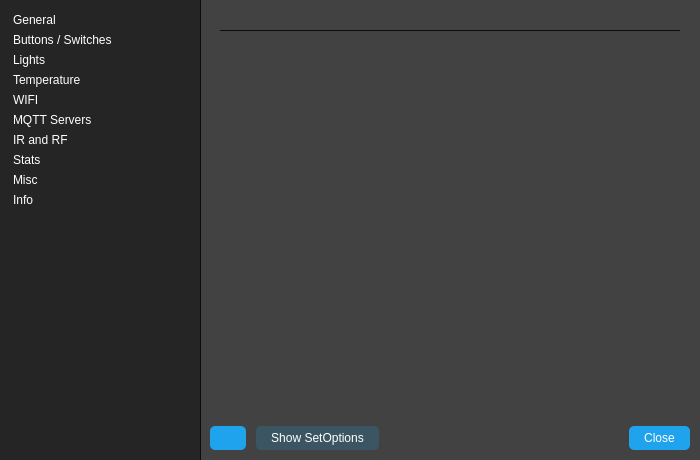
<?xml version="1.0" encoding="UTF-8"?>
<ui version="4.0">
 <class>DeviceOptionsWidget</class>
 <widget class="QDialog" name="DeviceOptionsWidget">
  <property name="geometry">
   <rect>
    <x>0</x>
    <y>0</y>
    <width>700</width>
    <height>460</height>
   </rect>
  </property>
  <property name="minimumSize">
   <size>
    <width>700</width>
    <height>400</height>
   </size>
  </property>
  <property name="windowTitle">
   <string>Dialog</string>
  </property>
  <property name="styleSheet">
   <string notr="true">* {
	color: white;
}

#PreferencesDialog {
	background-color: rgb(37, 37, 37);
	font-weight: 600;
}

QPushButton {
	border-radius: 5px;
	border: none;
	padding: 5px 15px;
	background-color: #1fa3ec;
}

QPushButton:pressed {
	background-color: #0e70a4;
}

QPushButton:!enabled {
	background-color: rgb(145, 145, 145);
}

QToolButton {
	border-radius: 5px;
	border: none;
	padding: 3px 15px;
	background-color: #1fa3ec;
}

QToolButton:pressed {
	background-color: #0e70a4;
}


QListWidget {
	padding: 10px;
	background-color: rgb(37, 37, 37);
	border: none;
}

QListView::item {
   	padding: 3px;
	padding-left: 0px;
	border-radius: 5px;
}

QListView::item:selected {
	background-color: #1fa3ec;
}

#mqttServersList {
	background-color: rgb(37, 37, 37);
	padding: 3px;
	border-radius: 5px;
	border: 1px Solid #0C0C0C;
}

QLineEdit,  QComboBox, QSpinBox {
	background-color: #4f4f4f;
	padding: 3px;
	border-radius: 5px;
	border: 1px Solid #0C0C0C;
}

QComboBox::drop-down {border-width: 0px;} QComboBox::down-arrow {image: url(noimg); border-width: 0px;}

#container {
	background-color: rgb(66, 66, 66);
	border: none;
	border-left: 1px Solid #0C0C0C;
}

QScrollArea {
	background-color: rgb(66, 66, 66);
	border: none;
}

#generalContents {
    background-color: rgb(66, 66, 66);
} 

#generalSetOptions {
    border-top: 1px Solid #0C0C0C;
} 

#buttonsContents {
    background-color: rgb(66, 66, 66);
}

#buttonsSetOptions {
    border-top: 1px Solid #0C0C0C;
} 


#lightsContents {
    background-color: rgb(66, 66, 66);
}

#lightsSetOptions {
    border-top: 1px Solid #0C0C0C;
} 


#temperatureContents {
    background-color: rgb(66, 66, 66);
}

#temperatureSetOptions {
    border-top: 1px Solid #0C0C0C;
} 


#wifiContents {
    background-color: rgb(66, 66, 66);
}

#wifiSetOptions {
    border-top: 1px Solid #0C0C0C;
} 

#mqttContents {
    background-color: rgb(66, 66, 66);
}

#mqttSetOptions {
    border-top: 1px Solid #0C0C0C;
} 

#miscContents {
    background-color: rgb(66, 66, 66);
}

#miscSetOptions {
    border-top: 1px Solid #0C0C0C;
} 

#irRfContents {
    background-color: rgb(66, 66, 66);
}

#irRfSetOptions {
    border-top: 1px Solid #0C0C0C;
} 

#infoContents {
    background-color: rgb(66, 66, 66);
}

#showSetOptionsButton {
	background-color: rgba(31, 163, 236, 50);
}

#showSetOptionsButton:checked {
	background-color: #1FA3EC;
}

#saveChangesButton {
	background-color: #47c266;
}
</string>
  </property>
  <layout class="QHBoxLayout" name="horizontalLayout">
   <property name="spacing">
    <number>0</number>
   </property>
   <property name="leftMargin">
    <number>0</number>
   </property>
   <property name="topMargin">
    <number>0</number>
   </property>
   <property name="rightMargin">
    <number>0</number>
   </property>
   <property name="bottomMargin">
    <number>0</number>
   </property>
   <item>
    <widget class="QListWidget" name="listWidget">
     <property name="maximumSize">
      <size>
       <width>200</width>
       <height>16777215</height>
      </size>
     </property>
     <property name="styleSheet">
      <string notr="true"/>
     </property>
     <property name="iconSize">
      <size>
       <width>24</width>
       <height>24</height>
      </size>
     </property>
     <property name="currentRow">
      <number>-1</number>
     </property>
     <item>
      <property name="text">
       <string>General</string>
      </property>
      <property name="icon">
       <iconset resource="../../../resources/resources.qrc">
        <normaloff>:/24/assets/24_gear_square.svg</normaloff>:/24/assets/24_gear_square.svg</iconset>
      </property>
     </item>
     <item>
      <property name="text">
       <string>Buttons / Switches</string>
      </property>
      <property name="icon">
       <iconset resource="../../../resources/resources.qrc">
        <normaloff>:/24/assets/24_button_square.svg</normaloff>:/24/assets/24_button_square.svg</iconset>
      </property>
     </item>
     <item>
      <property name="text">
       <string>Lights</string>
      </property>
      <property name="icon">
       <iconset resource="../../../resources/resources.qrc">
        <normaloff>:/24/assets/24_lighting_square.svg</normaloff>:/24/assets/24_lighting_square.svg</iconset>
      </property>
     </item>
     <item>
      <property name="text">
       <string>Temperature</string>
      </property>
      <property name="icon">
       <iconset resource="../../../resources/resources.qrc">
        <normaloff>:/24/assets/24_temperature_square.svg</normaloff>:/24/assets/24_temperature_square.svg</iconset>
      </property>
     </item>
     <item>
      <property name="text">
       <string>WIFI</string>
      </property>
      <property name="icon">
       <iconset resource="../../../resources/resources.qrc">
        <normaloff>:/24/assets/24_wifi_square.svg</normaloff>:/24/assets/24_wifi_square.svg</iconset>
      </property>
     </item>
     <item>
      <property name="text">
       <string>MQTT Servers</string>
      </property>
      <property name="icon">
       <iconset resource="../../../resources/resources.qrc">
        <normaloff>:/24/assets/24_servers_square.svg</normaloff>:/24/assets/24_servers_square.svg</iconset>
      </property>
     </item>
     <item>
      <property name="text">
       <string>IR and RF</string>
      </property>
      <property name="icon">
       <iconset resource="../../../resources/resources.qrc">
        <normaloff>:/24/assets/24_radio_square.svg</normaloff>:/24/assets/24_radio_square.svg</iconset>
      </property>
     </item>
     <item>
      <property name="text">
       <string>Stats</string>
      </property>
      <property name="icon">
       <iconset resource="../../../resources/resources.qrc">
        <normaloff>:/24/assets/24_stats_square.svg</normaloff>:/24/assets/24_stats_square.svg</iconset>
      </property>
     </item>
     <item>
      <property name="text">
       <string>Misc</string>
      </property>
      <property name="icon">
       <iconset resource="../../../resources/resources.qrc">
        <normaloff>:/24/assets/24_misc_square.svg</normaloff>:/24/assets/24_misc_square.svg</iconset>
      </property>
     </item>
     <item>
      <property name="text">
       <string>Info</string>
      </property>
      <property name="icon">
       <iconset resource="../../../resources/resources.qrc">
        <normaloff>:/24/assets/24_about_square.svg</normaloff>:/24/assets/24_about_square.svg</iconset>
      </property>
     </item>
    </widget>
   </item>
   <item>
    <widget class="QWidget" name="container" native="true">
     <layout class="QVBoxLayout" name="verticalLayout">
      <property name="spacing">
       <number>10</number>
      </property>
      <property name="leftMargin">
       <number>10</number>
      </property>
      <property name="topMargin">
       <number>10</number>
      </property>
      <property name="rightMargin">
       <number>10</number>
      </property>
      <property name="bottomMargin">
       <number>10</number>
      </property>
      <item>
       <widget class="QStackedWidget" name="stackedWidget">
        <property name="currentIndex">
         <number>5</number>
        </property>
        <widget class="QWidget" name="generalPage">
         <layout class="QVBoxLayout" name="verticalLayout_3">
          <property name="spacing">
           <number>5</number>
          </property>
          <property name="leftMargin">
           <number>0</number>
          </property>
          <property name="topMargin">
           <number>0</number>
          </property>
          <property name="rightMargin">
           <number>0</number>
          </property>
          <property name="bottomMargin">
           <number>0</number>
          </property>
          <item>
           <widget class="QScrollArea" name="general">
            <property name="frameShape">
             <enum>QFrame::NoFrame</enum>
            </property>
            <property name="frameShadow">
             <enum>QFrame::Plain</enum>
            </property>
            <property name="lineWidth">
             <number>0</number>
            </property>
            <property name="widgetResizable">
             <bool>true</bool>
            </property>
            <widget class="QWidget" name="generalContents">
             <property name="geometry">
              <rect>
               <x>0</x>
               <y>0</y>
               <width>100</width>
               <height>30</height>
              </rect>
             </property>
             <property name="autoFillBackground">
              <bool>false</bool>
             </property>
             <layout class="QVBoxLayout" name="verticalLayout_11">
              <property name="spacing">
               <number>10</number>
              </property>
              <property name="leftMargin">
               <number>10</number>
              </property>
              <property name="topMargin">
               <number>10</number>
              </property>
              <property name="rightMargin">
               <number>10</number>
              </property>
              <property name="bottomMargin">
               <number>10</number>
              </property>
              <item>
               <widget class="QWidget" name="generalSetOptions" native="true">
                <layout class="QVBoxLayout" name="verticalLayout_22">
                 <property name="spacing">
                  <number>5</number>
                 </property>
                 <property name="leftMargin">
                  <number>0</number>
                 </property>
                 <property name="topMargin">
                  <number>10</number>
                 </property>
                 <property name="rightMargin">
                  <number>0</number>
                 </property>
                 <property name="bottomMargin">
                  <number>0</number>
                 </property>
                </layout>
               </widget>
              </item>
             </layout>
            </widget>
           </widget>
          </item>
         </layout>
        </widget>
        <widget class="QWidget" name="buttonsPage">
         <layout class="QVBoxLayout" name="verticalLayout_4">
          <property name="spacing">
           <number>5</number>
          </property>
          <property name="leftMargin">
           <number>0</number>
          </property>
          <property name="topMargin">
           <number>0</number>
          </property>
          <property name="rightMargin">
           <number>0</number>
          </property>
          <property name="bottomMargin">
           <number>0</number>
          </property>
          <item>
           <widget class="QScrollArea" name="buttons">
            <property name="frameShape">
             <enum>QFrame::NoFrame</enum>
            </property>
            <property name="frameShadow">
             <enum>QFrame::Plain</enum>
            </property>
            <property name="widgetResizable">
             <bool>true</bool>
            </property>
            <widget class="QWidget" name="buttonsContents">
             <property name="geometry">
              <rect>
               <x>0</x>
               <y>0</y>
               <width>100</width>
               <height>60</height>
              </rect>
             </property>
             <layout class="QVBoxLayout" name="verticalLayout_13">
              <property name="spacing">
               <number>10</number>
              </property>
              <property name="leftMargin">
               <number>10</number>
              </property>
              <property name="topMargin">
               <number>10</number>
              </property>
              <property name="rightMargin">
               <number>10</number>
              </property>
              <property name="bottomMargin">
               <number>10</number>
              </property>
              <item>
               <widget class="DevicePowerWidget" name="buttonsWidget" native="true"/>
              </item>
              <item>
               <widget class="QWidget" name="buttonsSetOptions" native="true">
                <layout class="QVBoxLayout" name="verticalLayout_21">
                 <property name="spacing">
                  <number>5</number>
                 </property>
                 <property name="leftMargin">
                  <number>0</number>
                 </property>
                 <property name="topMargin">
                  <number>10</number>
                 </property>
                 <property name="rightMargin">
                  <number>0</number>
                 </property>
                 <property name="bottomMargin">
                  <number>0</number>
                 </property>
                </layout>
               </widget>
              </item>
              <item>
               <spacer name="verticalSpacer_2">
                <property name="orientation">
                 <enum>Qt::Vertical</enum>
                </property>
                <property name="sizeHint" stdset="0">
                 <size>
                  <width>20</width>
                  <height>40</height>
                 </size>
                </property>
               </spacer>
              </item>
             </layout>
            </widget>
           </widget>
          </item>
         </layout>
        </widget>
        <widget class="QWidget" name="lightsPage">
         <layout class="QVBoxLayout" name="verticalLayout_5">
          <property name="spacing">
           <number>5</number>
          </property>
          <property name="leftMargin">
           <number>0</number>
          </property>
          <property name="topMargin">
           <number>0</number>
          </property>
          <property name="rightMargin">
           <number>0</number>
          </property>
          <property name="bottomMargin">
           <number>0</number>
          </property>
          <item>
           <widget class="QScrollArea" name="lights">
            <property name="frameShape">
             <enum>QFrame::NoFrame</enum>
            </property>
            <property name="frameShadow">
             <enum>QFrame::Plain</enum>
            </property>
            <property name="lineWidth">
             <number>0</number>
            </property>
            <property name="widgetResizable">
             <bool>true</bool>
            </property>
            <widget class="QWidget" name="lightsContents">
             <property name="geometry">
              <rect>
               <x>0</x>
               <y>0</y>
               <width>100</width>
               <height>60</height>
              </rect>
             </property>
             <layout class="QVBoxLayout" name="verticalLayout_18">
              <property name="spacing">
               <number>10</number>
              </property>
              <property name="leftMargin">
               <number>10</number>
              </property>
              <property name="topMargin">
               <number>10</number>
              </property>
              <property name="rightMargin">
               <number>10</number>
              </property>
              <property name="bottomMargin">
               <number>10</number>
              </property>
              <item>
               <widget class="DeviceColorWidget" name="lightsWidget" native="true"/>
              </item>
              <item>
               <widget class="QWidget" name="lightsSetOptions" native="true">
                <layout class="QVBoxLayout" name="verticalLayout_20">
                 <property name="spacing">
                  <number>5</number>
                 </property>
                 <property name="leftMargin">
                  <number>0</number>
                 </property>
                 <property name="topMargin">
                  <number>10</number>
                 </property>
                 <property name="rightMargin">
                  <number>0</number>
                 </property>
                 <property name="bottomMargin">
                  <number>0</number>
                 </property>
                </layout>
               </widget>
              </item>
              <item>
               <spacer name="verticalSpacer">
                <property name="orientation">
                 <enum>Qt::Vertical</enum>
                </property>
                <property name="sizeHint" stdset="0">
                 <size>
                  <width>20</width>
                  <height>40</height>
                 </size>
                </property>
               </spacer>
              </item>
             </layout>
            </widget>
           </widget>
          </item>
         </layout>
        </widget>
        <widget class="QWidget" name="temperaturePage">
         <layout class="QVBoxLayout" name="verticalLayout_6">
          <property name="spacing">
           <number>0</number>
          </property>
          <property name="leftMargin">
           <number>0</number>
          </property>
          <property name="topMargin">
           <number>0</number>
          </property>
          <property name="rightMargin">
           <number>0</number>
          </property>
          <property name="bottomMargin">
           <number>0</number>
          </property>
          <item>
           <widget class="QScrollArea" name="temperature">
            <property name="frameShape">
             <enum>QFrame::NoFrame</enum>
            </property>
            <property name="frameShadow">
             <enum>QFrame::Plain</enum>
            </property>
            <property name="lineWidth">
             <number>0</number>
            </property>
            <property name="widgetResizable">
             <bool>true</bool>
            </property>
            <widget class="QWidget" name="temperatureContents">
             <property name="geometry">
              <rect>
               <x>0</x>
               <y>0</y>
               <width>100</width>
               <height>30</height>
              </rect>
             </property>
             <layout class="QVBoxLayout" name="verticalLayout_17">
              <property name="spacing">
               <number>10</number>
              </property>
              <property name="leftMargin">
               <number>10</number>
              </property>
              <property name="topMargin">
               <number>10</number>
              </property>
              <property name="rightMargin">
               <number>10</number>
              </property>
              <property name="bottomMargin">
               <number>10</number>
              </property>
              <item>
               <widget class="QWidget" name="temperatureSetOptions" native="true">
                <layout class="QVBoxLayout" name="verticalLayout_19">
                 <property name="spacing">
                  <number>5</number>
                 </property>
                 <property name="leftMargin">
                  <number>0</number>
                 </property>
                 <property name="topMargin">
                  <number>10</number>
                 </property>
                 <property name="rightMargin">
                  <number>0</number>
                 </property>
                 <property name="bottomMargin">
                  <number>0</number>
                 </property>
                </layout>
               </widget>
              </item>
             </layout>
            </widget>
           </widget>
          </item>
         </layout>
        </widget>
        <widget class="QWidget" name="wifiPage">
         <layout class="QVBoxLayout" name="verticalLayout_7">
          <property name="spacing">
           <number>5</number>
          </property>
          <property name="leftMargin">
           <number>0</number>
          </property>
          <property name="topMargin">
           <number>0</number>
          </property>
          <property name="rightMargin">
           <number>0</number>
          </property>
          <property name="bottomMargin">
           <number>0</number>
          </property>
          <item>
           <widget class="QScrollArea" name="wifi">
            <property name="frameShape">
             <enum>QFrame::NoFrame</enum>
            </property>
            <property name="frameShadow">
             <enum>QFrame::Plain</enum>
            </property>
            <property name="lineWidth">
             <number>0</number>
            </property>
            <property name="widgetResizable">
             <bool>true</bool>
            </property>
            <widget class="QWidget" name="wifiContents">
             <property name="geometry">
              <rect>
               <x>0</x>
               <y>0</y>
               <width>100</width>
               <height>65</height>
              </rect>
             </property>
             <layout class="QVBoxLayout" name="verticalLayout_16">
              <property name="spacing">
               <number>10</number>
              </property>
              <property name="leftMargin">
               <number>10</number>
              </property>
              <property name="topMargin">
               <number>10</number>
              </property>
              <property name="rightMargin">
               <number>10</number>
              </property>
              <property name="bottomMargin">
               <number>10</number>
              </property>
              <item>
               <widget class="WifiNetworksWidget" name="wifiNetworksWidget" native="true">
                <property name="sizePolicy">
                 <sizepolicy hsizetype="Preferred" vsizetype="Minimum">
                  <horstretch>0</horstretch>
                  <verstretch>0</verstretch>
                 </sizepolicy>
                </property>
               </widget>
              </item>
              <item>
               <widget class="QWidget" name="wifiSetOptions" native="true">
                <layout class="QVBoxLayout" name="verticalLayout_12">
                 <property name="spacing">
                  <number>10</number>
                 </property>
                 <property name="leftMargin">
                  <number>0</number>
                 </property>
                 <property name="topMargin">
                  <number>10</number>
                 </property>
                 <property name="rightMargin">
                  <number>0</number>
                 </property>
                 <property name="bottomMargin">
                  <number>5</number>
                 </property>
                </layout>
               </widget>
              </item>
              <item>
               <spacer name="verticalSpacer_5">
                <property name="orientation">
                 <enum>Qt::Vertical</enum>
                </property>
                <property name="sizeHint" stdset="0">
                 <size>
                  <width>20</width>
                  <height>40</height>
                 </size>
                </property>
               </spacer>
              </item>
             </layout>
            </widget>
           </widget>
          </item>
         </layout>
        </widget>
        <widget class="QWidget" name="mqttPage">
         <layout class="QVBoxLayout" name="verticalLayout_8">
          <property name="spacing">
           <number>5</number>
          </property>
          <property name="leftMargin">
           <number>0</number>
          </property>
          <property name="topMargin">
           <number>0</number>
          </property>
          <property name="rightMargin">
           <number>0</number>
          </property>
          <property name="bottomMargin">
           <number>0</number>
          </property>
          <item>
           <widget class="QScrollArea" name="mqtt">
            <property name="frameShape">
             <enum>QFrame::Box</enum>
            </property>
            <property name="frameShadow">
             <enum>QFrame::Plain</enum>
            </property>
            <property name="lineWidth">
             <number>0</number>
            </property>
            <property name="widgetResizable">
             <bool>true</bool>
            </property>
            <widget class="QWidget" name="mqttContents">
             <property name="geometry">
              <rect>
               <x>0</x>
               <y>0</y>
               <width>480</width>
               <height>402</height>
              </rect>
             </property>
             <layout class="QVBoxLayout" name="verticalLayout_15">
              <property name="spacing">
               <number>10</number>
              </property>
              <property name="leftMargin">
               <number>10</number>
              </property>
              <property name="topMargin">
               <number>10</number>
              </property>
              <property name="rightMargin">
               <number>10</number>
              </property>
              <property name="bottomMargin">
               <number>10</number>
              </property>
              <item>
               <widget class="MQTTConfigWidget" name="mqttWidget" native="true"/>
              </item>
              <item>
               <widget class="QWidget" name="mqttSetOptions" native="true">
                <layout class="QVBoxLayout" name="verticalLayout_23">
                 <property name="spacing">
                  <number>5</number>
                 </property>
                 <property name="leftMargin">
                  <number>0</number>
                 </property>
                 <property name="topMargin">
                  <number>10</number>
                 </property>
                 <property name="rightMargin">
                  <number>0</number>
                 </property>
                 <property name="bottomMargin">
                  <number>0</number>
                 </property>
                </layout>
               </widget>
              </item>
              <item>
               <spacer name="verticalSpacer_4">
                <property name="orientation">
                 <enum>Qt::Vertical</enum>
                </property>
                <property name="sizeHint" stdset="0">
                 <size>
                  <width>20</width>
                  <height>40</height>
                 </size>
                </property>
               </spacer>
              </item>
             </layout>
            </widget>
           </widget>
          </item>
         </layout>
        </widget>
        <widget class="QWidget" name="irRfPage">
         <layout class="QVBoxLayout" name="verticalLayout_27">
          <property name="spacing">
           <number>0</number>
          </property>
          <property name="leftMargin">
           <number>0</number>
          </property>
          <property name="topMargin">
           <number>0</number>
          </property>
          <property name="rightMargin">
           <number>0</number>
          </property>
          <property name="bottomMargin">
           <number>0</number>
          </property>
          <item>
           <widget class="QScrollArea" name="irRf">
            <property name="widgetResizable">
             <bool>true</bool>
            </property>
            <widget class="QWidget" name="irRfContents">
             <property name="geometry">
              <rect>
               <x>0</x>
               <y>0</y>
               <width>100</width>
               <height>30</height>
              </rect>
             </property>
             <layout class="QVBoxLayout" name="verticalLayout_25">
              <property name="spacing">
               <number>10</number>
              </property>
              <property name="leftMargin">
               <number>10</number>
              </property>
              <property name="topMargin">
               <number>10</number>
              </property>
              <property name="rightMargin">
               <number>10</number>
              </property>
              <property name="bottomMargin">
               <number>10</number>
              </property>
              <item>
               <widget class="QWidget" name="irRfSetOptions" native="true">
                <layout class="QVBoxLayout" name="verticalLayout_26">
                 <property name="spacing">
                  <number>5</number>
                 </property>
                 <property name="leftMargin">
                  <number>0</number>
                 </property>
                 <property name="topMargin">
                  <number>10</number>
                 </property>
                 <property name="rightMargin">
                  <number>0</number>
                 </property>
                 <property name="bottomMargin">
                  <number>0</number>
                 </property>
                </layout>
               </widget>
              </item>
             </layout>
            </widget>
           </widget>
          </item>
         </layout>
        </widget>
        <widget class="QWidget" name="statsPage">
         <layout class="QVBoxLayout" name="verticalLayout_9">
          <property name="spacing">
           <number>5</number>
          </property>
          <property name="leftMargin">
           <number>10</number>
          </property>
          <property name="topMargin">
           <number>10</number>
          </property>
          <property name="rightMargin">
           <number>10</number>
          </property>
          <property name="bottomMargin">
           <number>10</number>
          </property>
         </layout>
        </widget>
        <widget class="QWidget" name="miscPage">
         <layout class="QVBoxLayout" name="verticalLayout_2">
          <property name="spacing">
           <number>5</number>
          </property>
          <property name="leftMargin">
           <number>0</number>
          </property>
          <property name="topMargin">
           <number>0</number>
          </property>
          <property name="rightMargin">
           <number>0</number>
          </property>
          <property name="bottomMargin">
           <number>0</number>
          </property>
          <item>
           <widget class="QScrollArea" name="misc">
            <property name="widgetResizable">
             <bool>true</bool>
            </property>
            <widget class="QWidget" name="miscContents">
             <property name="geometry">
              <rect>
               <x>0</x>
               <y>0</y>
               <width>100</width>
               <height>60</height>
              </rect>
             </property>
             <layout class="QVBoxLayout" name="verticalLayout_14">
              <property name="spacing">
               <number>10</number>
              </property>
              <property name="leftMargin">
               <number>10</number>
              </property>
              <property name="topMargin">
               <number>10</number>
              </property>
              <property name="rightMargin">
               <number>10</number>
              </property>
              <property name="bottomMargin">
               <number>10</number>
              </property>
              <item>
               <widget class="DeviceInfoWidget" name="infoWidget" native="true"/>
              </item>
              <item>
               <widget class="QWidget" name="miscSetOptions" native="true">
                <layout class="QVBoxLayout" name="verticalLayout_24">
                 <property name="spacing">
                  <number>5</number>
                 </property>
                 <property name="leftMargin">
                  <number>0</number>
                 </property>
                 <property name="topMargin">
                  <number>10</number>
                 </property>
                 <property name="rightMargin">
                  <number>0</number>
                 </property>
                 <property name="bottomMargin">
                  <number>0</number>
                 </property>
                </layout>
               </widget>
              </item>
              <item>
               <spacer name="verticalSpacer_3">
                <property name="orientation">
                 <enum>Qt::Vertical</enum>
                </property>
                <property name="sizeHint" stdset="0">
                 <size>
                  <width>20</width>
                  <height>40</height>
                 </size>
                </property>
               </spacer>
              </item>
             </layout>
            </widget>
           </widget>
          </item>
         </layout>
        </widget>
        <widget class="QWidget" name="infoPage">
         <layout class="QHBoxLayout" name="horizontalLayout_3">
          <property name="spacing">
           <number>5</number>
          </property>
          <property name="leftMargin">
           <number>0</number>
          </property>
          <property name="topMargin">
           <number>0</number>
          </property>
          <property name="rightMargin">
           <number>0</number>
          </property>
          <property name="bottomMargin">
           <number>0</number>
          </property>
          <item>
           <widget class="QScrollArea" name="info">
            <property name="widgetResizable">
             <bool>true</bool>
            </property>
            <widget class="QWidget" name="infoContents">
             <property name="geometry">
              <rect>
               <x>0</x>
               <y>0</y>
               <width>100</width>
               <height>30</height>
              </rect>
             </property>
             <layout class="QVBoxLayout" name="verticalLayout_10">
              <property name="spacing">
               <number>5</number>
              </property>
              <property name="leftMargin">
               <number>10</number>
              </property>
              <property name="topMargin">
               <number>10</number>
              </property>
              <property name="rightMargin">
               <number>10</number>
              </property>
              <property name="bottomMargin">
               <number>10</number>
              </property>
              <item>
               <widget class="FullInfoWidget" name="fullInfoWidget" native="true"/>
              </item>
             </layout>
            </widget>
           </widget>
          </item>
         </layout>
        </widget>
       </widget>
      </item>
      <item>
       <layout class="QHBoxLayout" name="horizontalLayout_2">
        <property name="spacing">
         <number>10</number>
        </property>
        <property name="topMargin">
         <number>0</number>
        </property>
        <item>
         <widget class="QPushButton" name="refreshUIButton">
          <property name="styleSheet">
           <string notr="true">padding-left: 2px;
padding-right: 2px;
image: url(:/16/assets/16_refresh.svg);</string>
          </property>
          <property name="text">
           <string/>
          </property>
         </widget>
        </item>
        <item>
         <widget class="QPushButton" name="showSetOptionsButton">
          <property name="text">
           <string>Show SetOptions</string>
          </property>
          <property name="checkable">
           <bool>true</bool>
          </property>
         </widget>
        </item>
        <item>
         <widget class="QLabel" name="spinner">
          <property name="minimumSize">
           <size>
            <width>16</width>
            <height>16</height>
           </size>
          </property>
          <property name="maximumSize">
           <size>
            <width>16</width>
            <height>16</height>
           </size>
          </property>
          <property name="text">
           <string/>
          </property>
         </widget>
        </item>
        <item>
         <spacer name="horizontalSpacer">
          <property name="orientation">
           <enum>Qt::Horizontal</enum>
          </property>
          <property name="sizeHint" stdset="0">
           <size>
            <width>40</width>
            <height>20</height>
           </size>
          </property>
         </spacer>
        </item>
        <item>
         <widget class="QPushButton" name="closeButton">
          <property name="text">
           <string>Close</string>
          </property>
         </widget>
        </item>
       </layout>
      </item>
     </layout>
    </widget>
   </item>
  </layout>
 </widget>
 <customwidgets>
  <customwidget>
   <class>WifiNetworksWidget</class>
   <extends>QWidget</extends>
   <header>gui/device_options/wifinetworkswidget.h</header>
   <container>1</container>
  </customwidget>
  <customwidget>
   <class>DeviceColorWidget</class>
   <extends>QWidget</extends>
   <header>gui/device_controls/devicecolorwidget.h</header>
   <container>1</container>
  </customwidget>
  <customwidget>
   <class>DeviceInfoWidget</class>
   <extends>QWidget</extends>
   <header>gui/device_controls/deviceinfowidget.h</header>
   <container>1</container>
  </customwidget>
  <customwidget>
   <class>DevicePowerWidget</class>
   <extends>QWidget</extends>
   <header>gui/device_controls/devicepowerwidget.h</header>
   <container>1</container>
  </customwidget>
  <customwidget>
   <class>FullInfoWidget</class>
   <extends>QWidget</extends>
   <header>gui/device_options/fullinfowidget.h</header>
   <container>1</container>
  </customwidget>
  <customwidget>
   <class>MQTTConfigWidget</class>
   <extends>QWidget</extends>
   <header>gui/device_options/mqttconfigwidget.h</header>
   <container>1</container>
  </customwidget>
 </customwidgets>
 <resources>
  <include location="../../../resources/resources.qrc"/>
 </resources>
 <connections/>
</ui>
